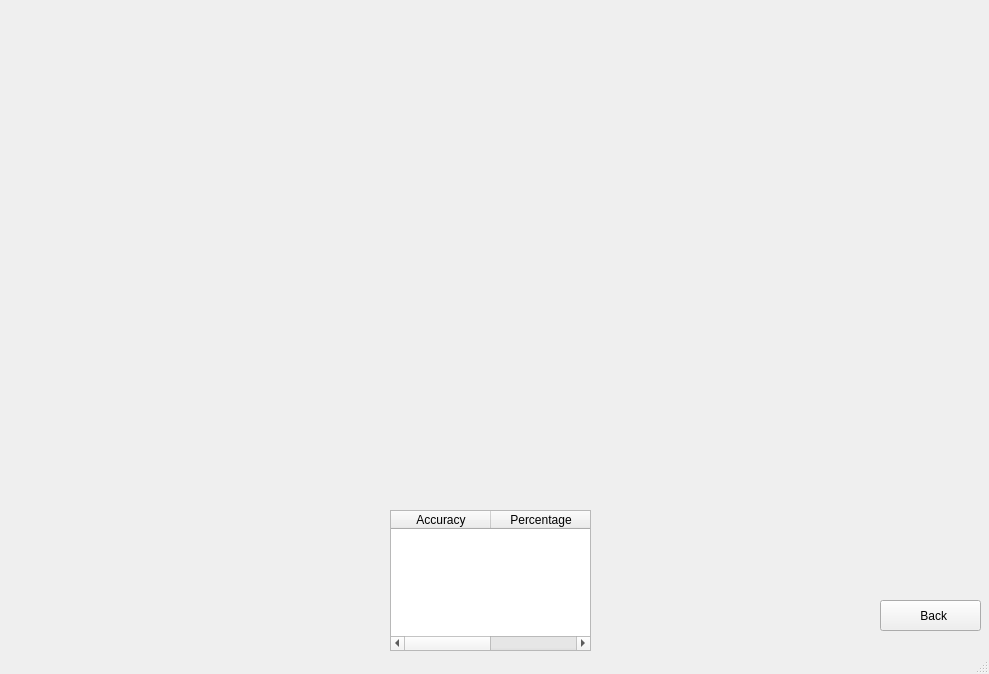
<?xml version="1.0" encoding="UTF-8"?>
<ui version="4.0">
 <class>page_plotting</class>
 <widget class="QMainWindow" name="page_plotting">
  <property name="geometry">
   <rect>
    <x>0</x>
    <y>0</y>
    <width>989</width>
    <height>674</height>
   </rect>
  </property>
  <property name="windowTitle">
   <string>Plot</string>
  </property>
  <widget class="QWidget" name="centralwidget">
   <widget class="matplotlibWidget" name="wt_graphs" native="true">
    <property name="geometry">
     <rect>
      <x>0</x>
      <y>0</y>
      <width>991</width>
      <height>501</height>
     </rect>
    </property>
   </widget>
   <widget class="QPushButton" name="pb_back">
    <property name="enabled">
     <bool>true</bool>
    </property>
    <property name="geometry">
     <rect>
      <x>880</x>
      <y>600</y>
      <width>101</width>
      <height>31</height>
     </rect>
    </property>
    <property name="text">
     <string>  Back</string>
    </property>
    <property name="icon">
     <iconset>
      <normaloff>imagens/1351621543_Previous.png</normaloff>imagens/1351621543_Previous.png</iconset>
    </property>
    <property name="iconSize">
     <size>
      <width>20</width>
      <height>20</height>
     </size>
    </property>
   </widget>
   <widget class="QTableWidget" name="tableWidget">
    <property name="geometry">
     <rect>
      <x>390</x>
      <y>510</y>
      <width>201</width>
      <height>141</height>
     </rect>
    </property>
    <column>
     <property name="text">
      <string>Accuracy</string>
     </property>
     <property name="textAlignment">
      <set>AlignHCenter|AlignVCenter|AlignCenter</set>
     </property>
    </column>
    <column>
     <property name="text">
      <string>Percentage</string>
     </property>
     <property name="textAlignment">
      <set>AlignHCenter|AlignVCenter|AlignCenter</set>
     </property>
    </column>
   </widget>
  </widget>
  <widget class="QMenuBar" name="menubar">
   <property name="geometry">
    <rect>
     <x>0</x>
     <y>0</y>
     <width>989</width>
     <height>21</height>
    </rect>
   </property>
  </widget>
  <widget class="QStatusBar" name="statusbar"/>
 </widget>
 <customwidgets>
  <customwidget>
   <class>matplotlibWidget</class>
   <extends>QWidget</extends>
   <header>plot_widget</header>
   <container>1</container>
  </customwidget>
 </customwidgets>
 <resources/>
 <connections/>
</ui>
